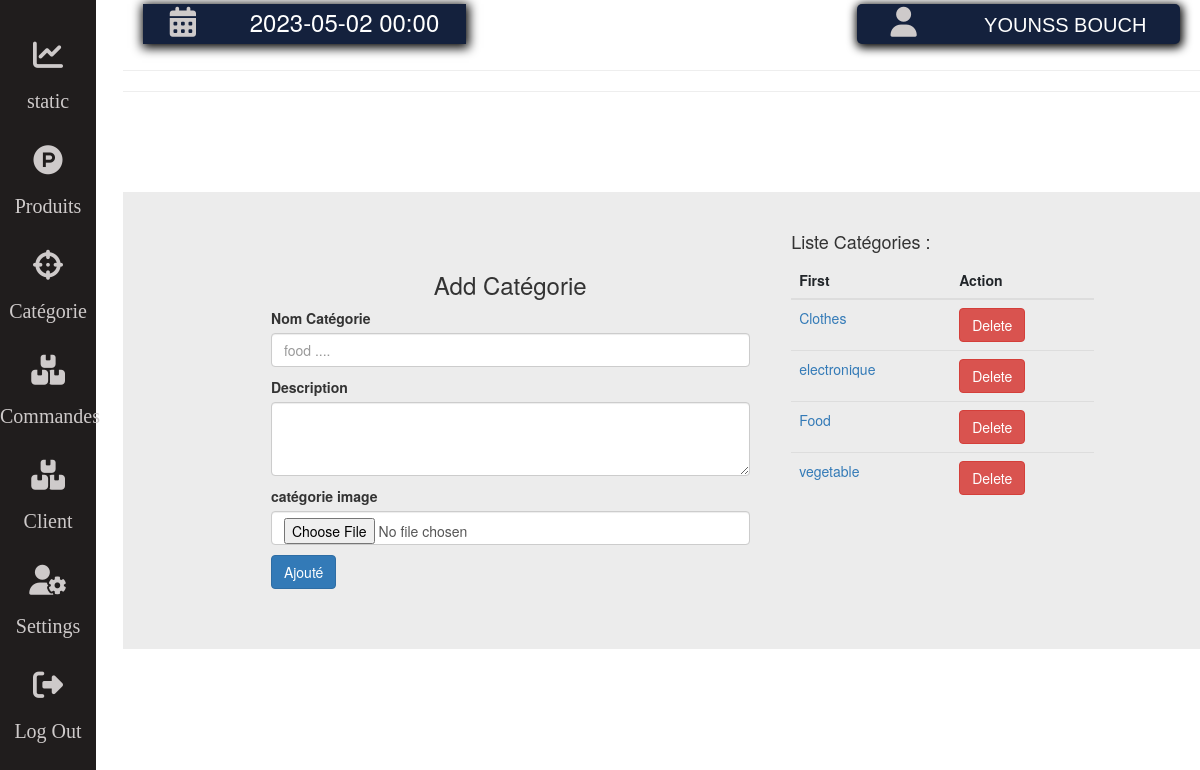
Page /stageopti/dashboard/content/catégories.php (signed in) on the committed database.
### stageopti/dashboard/dtb.php (called while the page is built, shortened)
<?php
class daoges{
    function connexion(){
        $sqldt = new PDO('mysql:host=localhost;dbname=ecommestg','root','toor');
		return $sqldt;
    }
    function listecat(){
        $bdd = $this->connexion();
        $respose = $bdd->query("SELECT * FROM catégorie ");
        while($ligne= $respose->fetch()){
            $nomcat = $ligne['Ncatégorie'];
            $response2 = $bdd->query("SELECT * FROM produit WHERE pcategorie ='$nomcat' ");
            $nbprd = $response2->rowCount();
            $liste[]=[$ligne['Ncatégorie'],$ligne['desci'],$ligne['cimage'],$nbprd];
        }
        return $liste;
    }
}
?>

### stageopti/dashboard/content/catégories.php (the view, shortened to what this page needs)
<!doctype html>
<html >
<head>
    <link rel="stylesheet" href="https://cdn.jsdelivr.net/npm/bootstrap@4.5.3/dist/css/bootstrap.min.css">
    <link rel="stylesheet" href="https://maxcdn.bootstrapcdn.com/bootstrap/3.4.1/css/bootstrap.min.css">
    <link rel="stylesheet" href="css/dashboard.css">
    <link rel="stylesheet" type="text/css" href="../css/addcate.css">
    <link rel="stylesheet" href="../css/dashboard.css">
</head>
<body>
        <?php   include("headerdash.php")    ?>
            <hr>
            <hr>
            <section class="stat">
            <section id="categorieges">
<form class="addcat"  method="POST" action="../php/addcatégorie.php" enctype="multipart/form-data">
    <h3>Add Catégorie</h3>
    <div class="mb-3">
        <label for="exampleFormControlInput1" class="form-label">Nom Catégorie</label>
        <input type="text" name="nomecate" class="form-control" id="exampleFormControlInput1" placeholder="food ...." >
    </div>
    <div class="mb-3">
        <label for="exampleFormControlTextarea1" class="form-label">Description</label>
        <textarea class="form-control" name="desc" id="exampleFormControlTextarea1" rows="3" ></textarea>
    </div>
    <div class="mb-3">
        <label for="formFile" class="form-label">catégorie image </label>
        <input class="form-control" type="file" name="imagepath" id="formFile" >
    </div>
    <button type="submit" class="btn btn-primary" name="catbtn">Ajouté </button>
</form>
<aside class="listecatégories">
<h4>Liste Catégories :</h4>
<table class="table">
<thead>
    <tr>
         <th scope="col">First</th>
         <th scope="col" columspan=2>Action</th>
    </tr>
</thead>
<tbody>
<?php
     foreach($catliste as $cate  ){
 ?>
      <tr>
         <td><a href="#"><?php echo $cate[0] ?></a></td>
         <td><a class="btn btn-danger" href="../php/deleteprocess.php?nomcat=<?php echo $cate[0]; ?>">Delete</a></td>
      </tr>
<?php
 }
?>
</tbody>
</table>
</aside>
</section>
            </section>
        </div>
</section>
</body>
</html>

### stageopti/dashboard/css/dashboard.css (style rules this page uses)
* { margin: 0; padding: 0; }
.stat { width: 100%; background-color: rgb(160, 160, 160,0.2); padding: 30px; margin-top: 100px; }

### stageopti/dashboard/css/addcate.css (style rules this page uses)
#categorieges { margin: 0 auto; display: flex; width: 85%; }
.listecatégories { width: 35%; }
.addcat { width: 60% ; margin: 10px auto; padding: 20px 20px; }
.addcat h3 { text-align: center; }

### rows in the picture
catégorie: Ncatégorie "Clothes"
catégorie: Ncatégorie "electronique"
catégorie: Ncatégorie "Food"
catégorie: Ncatégorie "vegetable"

### other values in the picture
$_SESSION['name'] "YOUNSS BOUCH"
